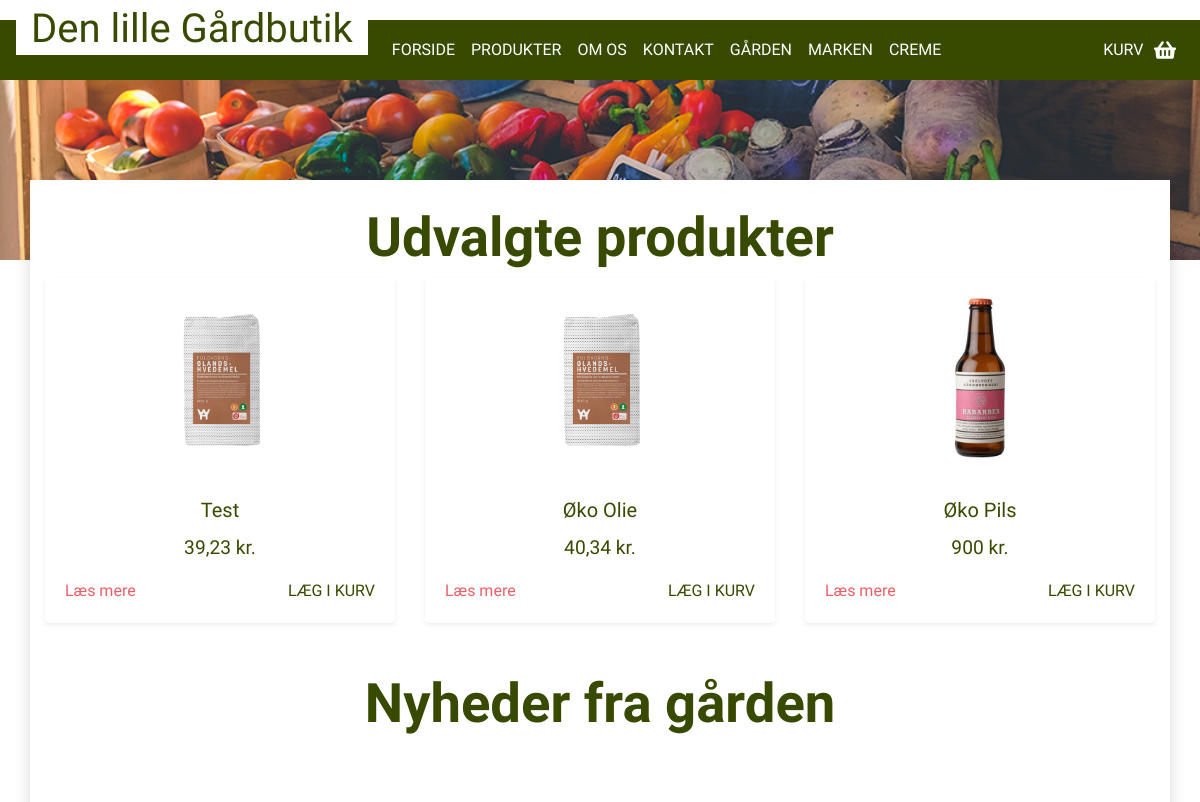
/?page=forside (upper part), run on an earlier commit of the app's database.
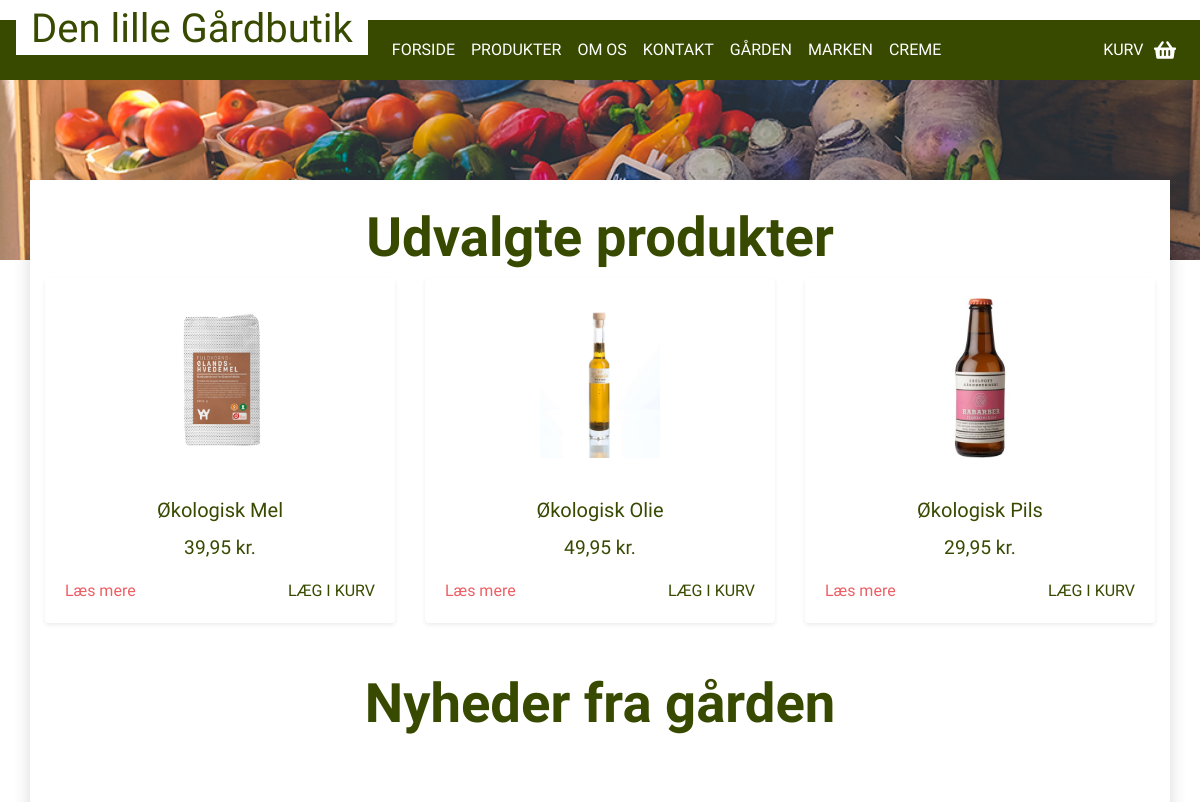
And on a later commit of the database.
### tables this page shows
CREATE TABLE `products` (
  `product_id` int(11) NOT NULL,
  `product_title` varchar(75) NOT NULL,
  `product_content` text NOT NULL,
  `product_price` varchar(11) NOT NULL,
  `product_image` varchar(75) NOT NULL,
  `product_slug` varchar(75) DEFAULT NULL
);

### admin/pages.php (called while the page is built, shortened)
<?php
function forside($db){
    include ('elements/udvalgte-produkter.php');
        include ('elements/news-section.php');
}
?>

### elements/news-section.php (the view, shortened to what the changed rows need)
<div class="container news-section">
  <h1 class='big-h1 my-5'>Nyheder fra gården</h1>
    <div class="row ">
<?php
        $sql = "SELECT * FROM news ORDER BY news_id DESC LIMIT 4";
        $sqlQuery = $db->query($sql);
      if($sqlQuery){
        while ($dbFetch=$sqlQuery->fetch_object()) {
            $string = strip_tags($dbFetch->news_content);
            if (strlen($string) > 80) {
            $stringCut = substr($string, 0, 80);
            $endPoint = strrpos($stringCut, ' ');
            $string = $endPoint? substr($stringCut, 0, $endPoint) : substr($stringCut, 0);
            $string .= '... ';
}
$stringBold = $dbFetch->news_title;
$exploded = explode(" ", $stringBold, 2);
$style = "<span class='news-title-text font-weight-bolder text-uppercase'>{$exploded[0]} </span>{$exploded[1]}";
              echo "
                <div class='col-sm-6 px-0'>
                    <div class='card'>
                      <div class='card-body'>
                          <div class='row no-gutters news'>
                            <div class='col-md-6'>
                              <img class='bd-placeholder-img news-img'  src='$dbFetch->news_image' alt=''>
                            </div>
                      <div class='col-md-6'>
                        <div class='card-body card-body-news'>
                          <h5 class='card-title card-title-news'>$style</h5>
                            <div class='card-text-news-container'>
                              <p class='card-text card-text-news'>$string <a class='read-more above' href='?page=nyheds_info&news_id=$dbFetch->news_id'>Læs Mere</a></p>
                              <p class='card-text'><small class='lightgrey'>$dbFetch->news_date $dbFetch->news_time</small></p>
                            </div>
                        </div>
                      </div>
                        </div>
                    </div>
                  </div>
                </div>
                    ";
                }
      }else{
        echo "Something is wrong";
      }
?>
    </div>
</div>

### elements/udvalgte-produkter.php (shortened to what the changed rows need)
<?php
$sql = "SELECT * FROM products";
$sqlQuery = $db->query($sql);
if($sqlQuery){
  $productList = [];
  while($dbFetch = $sqlQuery->fetch_object()){
    array_push($productList, $dbFetch->product_id);
  }
  $randIndex = array_rand($productList, 3);
  $randId = [];
  for ($x = 0; $x <= 2; $x++) {
    array_push($randId, $productList[$randIndex[$x]]);
}
  shuffle($randId);
}
?>
  <div class="container">
  <h1 class='big-h1'>Udvalgte produkter</h1>
<div class="card-deck udvalgte-produkter">
  <?php
$sql = "SELECT product_title, product_price, product_image FROM products WHERE product_id='$randId[0]'";
$sqlQuery = $db->query($sql);
if($dbFetch = $sqlQuery->fetch_object()){
  $title = $dbFetch->product_title;
  $price = $dbFetch->product_price;
  $image = $dbFetch->product_image;
}
  ?>
  <div class="card product-card shadow-sm">
    <a href="<?php echo "?page=produkt_info&product_id=" . ($randId[0]);  ?>" class="stretched-link product-link">
    <img class="card-img-top" src="<?php  echo $image ?>" alt="Card image cap">
    <div class="card-body">
      <h5 class="card-title"><?php
      echo $title;
      ?>
      </h5>
      </a>
      <p class='price text-decoration-none'><?php echo $price . " kr."; ?></p>
      <div class='d-flex justify-content-between'>
      <a href="<?php echo "?page=produkt_info&product_id=" . ($randId[0]);  ?>" class="read-more">Læs mere</a>
      <a href="#" class="green i-kurv">LÆG I KURV</a>
      </div>
    </div>
  </div>
  <?php
$sql = "SELECT product_title, product_price, product_image FROM products WHERE product_id='$randId[1]'";
$sqlQuery = $db->query($sql);
if($dbFetch = $sqlQuery->fetch_object()){
  $title = $dbFetch->product_title;
  $price = $dbFetch->product_price;
  $image = $dbFetch->product_image;
}
  ?>
  <div class="card product-card shadow-sm">
    <a href="<?php echo "?page=produkt_info&product_id=" . ($randId[1]);  ?>" class="stretched-link product-link">
    <img class="card-img-top" src="<?php  echo $image ?>" alt="Card image cap">
    <div class="card-body">
      <h5 class="card-title"><?php
      echo $title;
      ?>
      </h5>
      </a>
      <p class='price text-decoration-none'><?php echo $price . " kr."; ?></p>
      <div class='d-flex justify-content-between'>
      <a href="<?php echo "?page=produkt_info&product_id=" . ($randId[1]);  ?>" class="read-more">Læs mere</a>
      <a href="#" class="green i-kurv ">LÆG I KURV</a>
      </div>
    </div>
  </div>
  <?php
$sql = "SELECT product_title, product_price, product_image FROM products WHERE product_id='$randId[2]'";
$sqlQuery = $db->query($sql);
if($dbFetch = $sqlQuery->fetch_object()){
  $title = $dbFetch->product_title;
  $price = $dbFetch->product_price;
  $image = $dbFetch->product_image;
}
  ?>
<div class="card product-card shadow-sm">
    <a href="<?php echo "?page=produkt_info&product_id=" . ($randId[2]);  ?>" class="stretched-link product-link">
    <img class="card-img-top" src="<?php  echo $image ?>" alt="Card image cap">
    <div class="card-body">
      <h5 class="card-title"><?php
      echo $title;
      ?>
      </h5>
      </a>
      <p class='price text-decoration-none'><?php echo $price . " kr."; ?></p>
      <div class='d-flex justify-content-between'>
      <a href="<?php echo "?page=produkt_info&product_id=" . ($randId[2]);  ?>" class="read-more">Læs mere</a>
      <a href="#" class="green i-kurv">LÆG I KURV</a>
      </div>
    </div>

What changed in the data, as far as the page shows it:
changed products: product_title "Test" → "Økologisk Mel"; product_price "39,23" → "39,95"
changed products: product_image: a different picture; product_title "Øko Olie" → "Økologisk Olie"; product_price "40,34" → "49,95"
changed products: product_title "Øko Pils" → "Økologisk Pils"; product_price "900" → "29,95"
